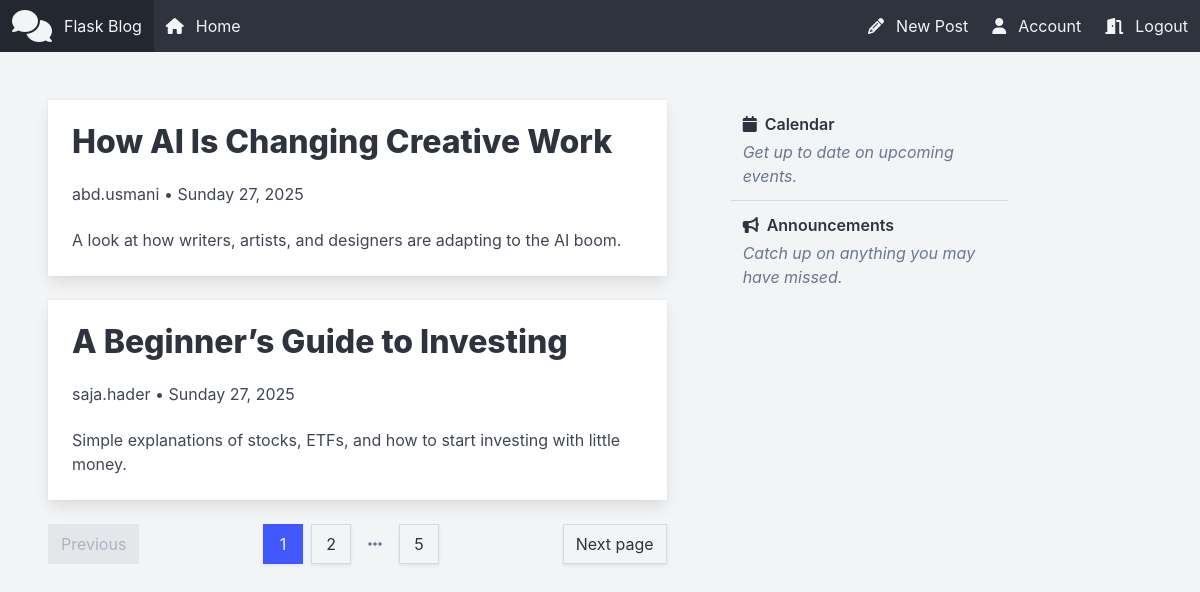
Page / (signed in) on the earlier database version.
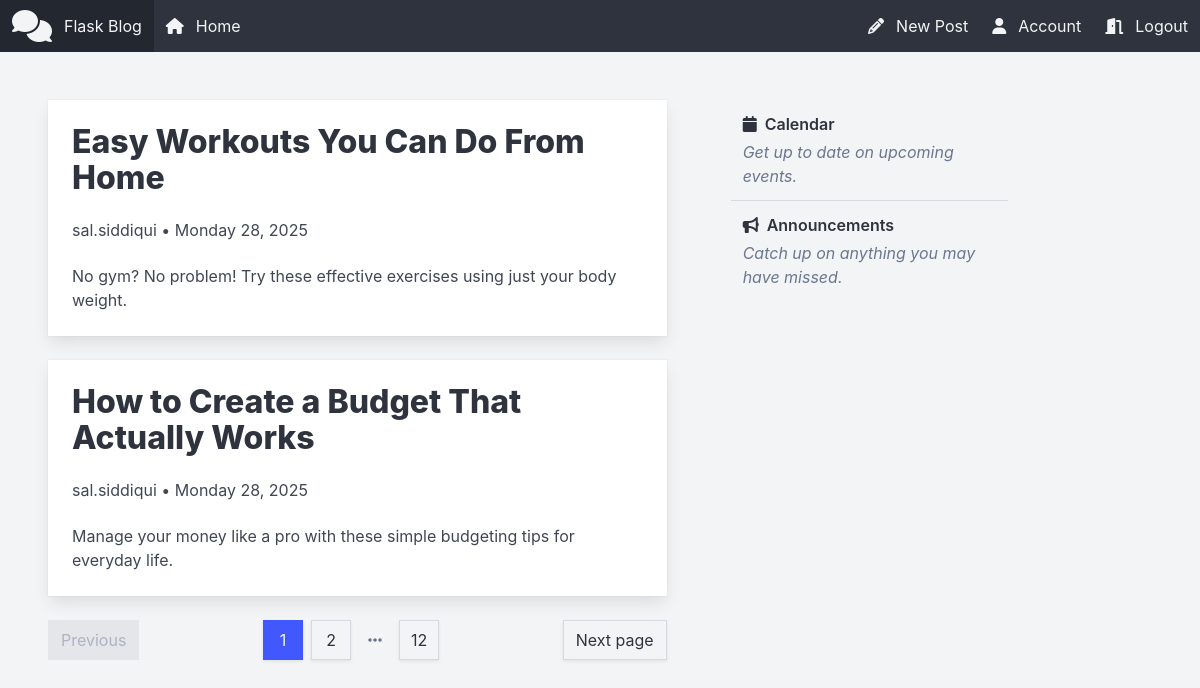
Same page on the later database version.
### app/utils/models/Post.py (models this page shows, shortened)
class Post(db.Model):
    __tablename__ = "posts"
    id = db.Column(db.Integer, primary_key=True)
    title = db.Column(db.String(100), nullable=False)
    date_posted = db.Column(db.DateTime, default=lambda: datetime.now(timezone.utc))
    content = db.Column(db.Text, nullable=False)
    user_id = db.Column(db.Integer, db.ForeignKey("users.id"), nullable=False)
    author = db.relationship("User", back_populates="posts")

### app/utils/models/User.py (models this page shows, shortened)
class User(db.Model, UserMixin):
    __tablename__ = "users"
    id = db.Column(db.Integer, primary_key=True)
    username = db.Column(db.String(20), unique=True, nullable=False)
    email = db.Column(db.String(120), unique=True, nullable=False)
    password = db.Column(db.String(60), nullable=False)
    posts = db.relationship("Post", back_populates="author", lazy="select")

### app/routes/default/web_routes.py (the view)
@bp_default_web.route("/home")
@bp_default_web.route("/")
@login_required
def home():
    page = request.args.get("page", default=1, type=int)
    posts = Post.query.order_by(Post.date_posted.desc()).paginate(per_page=2, page=page)
    return render_template("home.html", posts=posts)

### app/utils/models/User.py (called while the page is built)
@login_manager.user_loader
def load_user(id):
    return User.query.filter_by(id=id).one()

### app/templates/default/home.html
{% extends 'layout/base.html' %}
{% set endpoint = "default_web.home" %}
{% block content %}
    {% for post in posts.items %}
        {% include './components/_post.html' %}
    {% endfor %}
    {% include './components/_pagination.html' %}
{% endblock content %}

### app/templates/components/_post.html (shortened to what this page needs)
<div class="card is-radiusless">
    <div class="card-content">
        <p class="title is-spaced">
            <a href='{{ url_for("post_web.post_page", post_id=post.id) }}'
               class="has-text-inherit">
                {{ post.title }}
            </a>
        </p>
        <p class="subtitle is-6">
            <a href='{{ url_for("user_web.user_posts", username=post.author.username) }}'
               class="has-text-inherit">
                {{ post.author.username }}
            </a>
            • {{ post.date_posted.strftime("%A %d, %Y") }}
        </p>
        <p class="block has-text-inherit">
            {{ post.content }}
        </p>
    </div>
</div>

Differences in the rows shown:
no longer on this page (row edited): Post: title "How AI Is Changing Creative Work", author.username "abd.usmani", date_posted "Sunday 27, 2025", content "A look at how writers, artists, and designers are adapting to the AI boom."
no longer on this page (row unchanged): Post: title "A Beginner’s Guide to Investing", author.username "saja.hader", date_posted "Sunday 27, 2025", content "Simple explanations of stocks, ETFs, and how to start investing with little money."
added Post: title "Easy Workouts You Can Do From Home", author.username "sal.siddiqui", date_posted "Monday 28, 2025", content "No gym? No problem! Try these effective exercises using just your body weight."
added Post: title "How to Create a Budget That Actually Works", author.username "sal.siddiqui", date_posted "Monday 28, 2025", content "Manage your money like a pro with these simple budgeting tips for everyday life."
Other differences:
new list line: "12"
list line gone: "5"
